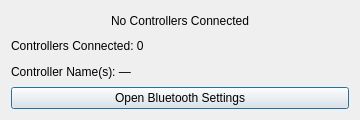
<?xml version="1.0" encoding="UTF-8"?>

<ui version="4.0">
 <class>ControllerConfigView</class>
 <widget class="QDialog" name="ControllerConfigView">
  <property name="windowTitle">
   <string>Controller Configuration</string>
  </property>
  <property name="minimumSize">
   <size>
    <width>360</width>
    <height>120</height>
   </size>
  </property>
  <layout class="QVBoxLayout" name="verticalLayout">
   <item>
    <widget class="QLabel" name="statusLabel">
     <property name="text">
      <string>No Controllers Connected</string>
     </property>
     <property name="alignment">
      <set>Qt::AlignCenter</set>
     </property>
    </widget>
   </item>
   <item>
    <widget class="QLabel" name="countLabel">
     <property name="text">
      <string>Controllers Connected: 0</string>
     </property>
    </widget>
   </item>
   <item>
    <widget class="QLabel" name="nameLabel">
     <property name="text">
      <string>Controller Name(s): —</string>
     </property>
    </widget>
   </item>
   <item>
    <widget class="QPushButton" name="bluetoothButton">
      <property name="text">
        <string>Open Bluetooth Settings</string>
      </property>
    </widget>
   </item>
  </layout>
 </widget>
 <resources/>
 <connections/>
</ui>
